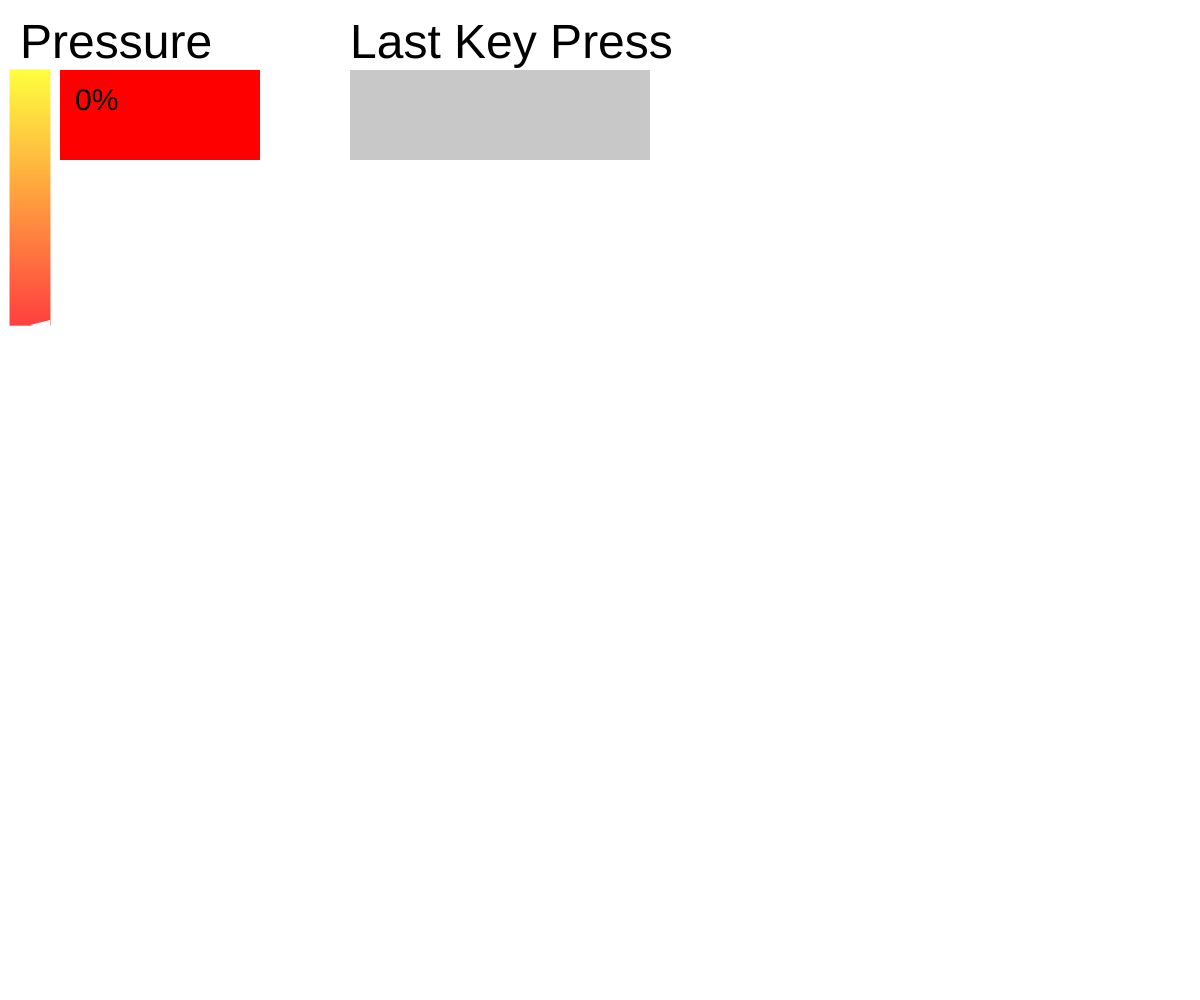
Frame 1 (no input)
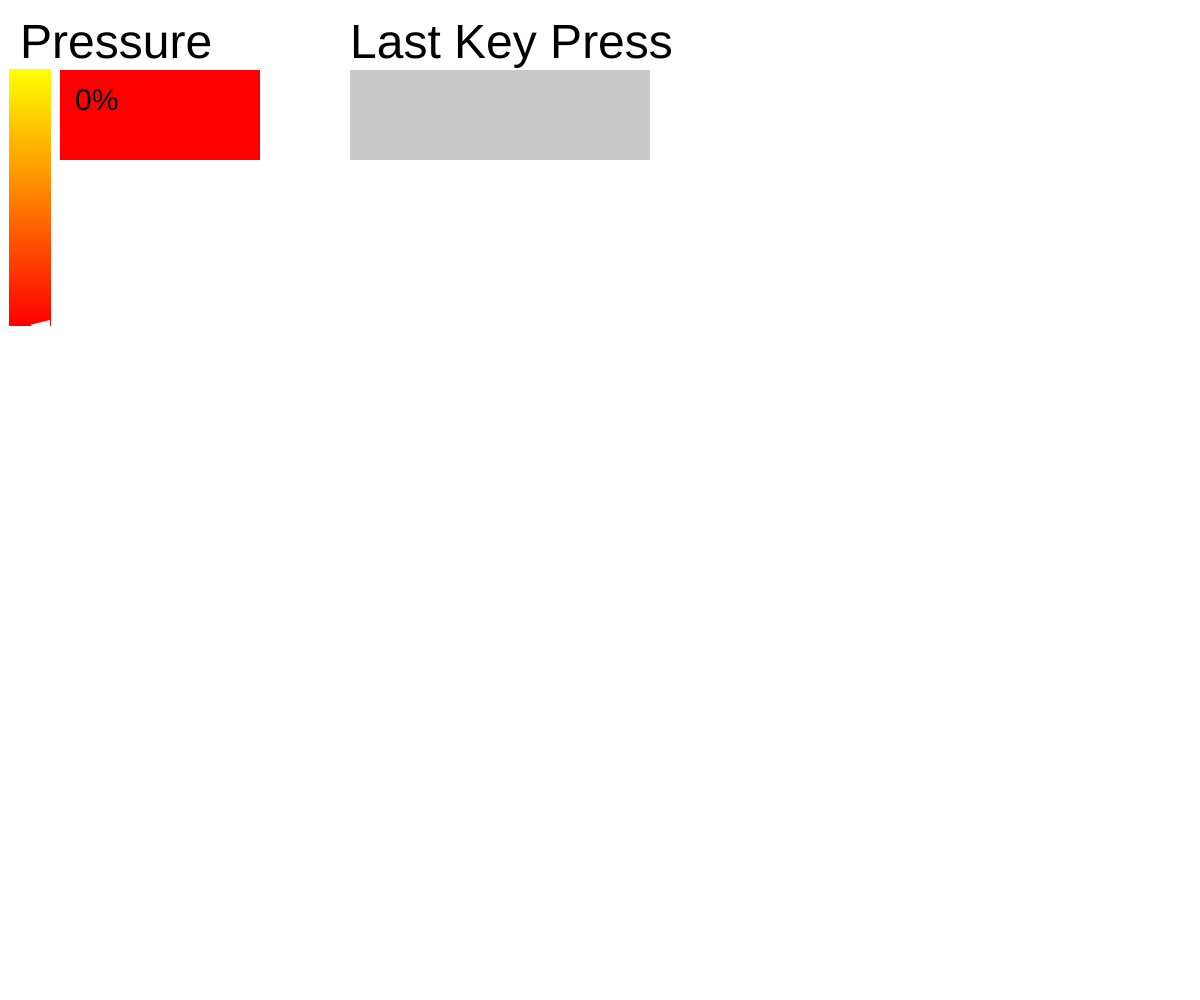
Frame 60 (no input)
Frame 120 (the mouse pressed at the canvas centre since frame 60): identical to frame 60, image omitted

The p5.js sketch that drew these frames (run headless with seeded random() and noise() and a simulated clock; from frame 60 on, the mouse is pressed at the canvas centre):

// p5.js sketch
// ── sketch.js
/**
 * Web app to visualize inputs from Arduinos configured as USB mice and keyboards.
 *
 */

var fillCol = 0;
var pressure = 0;
const Y_AXIS = 1;
const X_AXIS = 2;
let c1, c2;

// Gradient function from https://p5js.org/examples/color-linear-gradient.html
function setGradient(x, y, w, h, c1, c2, axis) {
  noFill();

  if (axis === Y_AXIS) {
    // Top to bottom gradient
    for (let i = y; i <= y + h; i++) {
      let inter = map(i, y, y + h, 0, 1);
      let c = lerpColor(c1, c2, inter);
      stroke(c);
      line(x, i, x + w, i);
    }
  } else if (axis === X_AXIS) {
    // Left to right gradient
    for (let i = x; i <= x + w; i++) {
      let inter = map(i, x, x + w, 0, 1);
      let c = lerpColor(c1, c2, inter);
      stroke(c);
      line(i, y, i, y + h);
    }
  }
}

function setup() {
	// visual parameters
  	createCanvas(windowWidth, windowHeight);
  	noStroke();
  	// Define colors
  	c1 = color(255, 255, 0);
  	c2 = color(255, 0, 0);

    // titles and headers
    fill(0);
    textSize(48);
    text("Pressure", 20, 58);
    text("Last Key Press", 350, 58);
}

// analog input (pressure sense) = mouseWheel
function mouseWheel(event) {
  console.log(event.delta); // MAKE SURE TO SCALE TO MATCH ARDUINO OUTPUT
  fillCol += event.delta/20;
  if (fillCol > 255) {
  	fillCol = 255;
  } if (fillCol < 0) {
  	fillCol = 0;
  }

  pressure = fillCol/255*100;
  // block default behavior, page scrolling
  return false;
}

// visualization
function draw() {
  // pressure reading - colored box with pressure reading between 0 and 100%
  let currentCol = lerpColor(c2, c1, fillCol/255);
  fill(currentCol);
  noStroke();
  rect(60, 70, 200, 90);
  fill(0);
  textSize(30);
  text(nfc(pressure, 0) + "%", 75, 110);

  // indicator gradient
  setGradient(10, 70, 40, 255, c1, c2, Y_AXIS);

  // triangle pointing to color
  fill(255);
  noStroke();
  triangle(30, 325-fillCol, 50, 320-fillCol, 50, 330-fillCol);
  
  ////////////////
  // digital inputs - key presses (each button mapped to a key)
  fill(200);
  rect(350, 70, 300, 90);
  fill(0);
  text(key, 360, 110);
}
